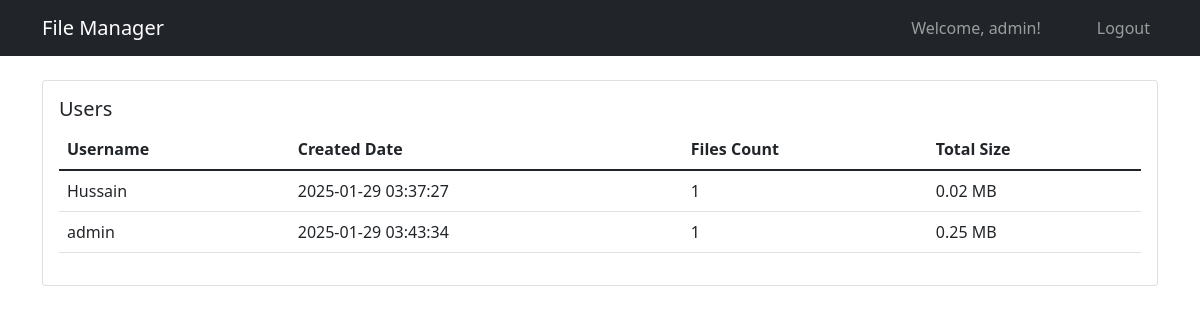
/admin/users (signed in), run on the app's committed database.
### app/models.py (models this page shows, shortened)
class User(db.Model, UserMixin):
    id = db.Column(db.Integer, primary_key=True)
    username = db.Column(db.String(80), unique=True, nullable=False)
    password = db.Column(db.String(128), nullable=False)
    is_admin = db.Column(db.Boolean, default=False)
    created_date = db.Column(db.DateTime, default=datetime.utcnow)
    files = db.relationship('File', backref='owner', lazy=True)

### app/routes.py (the view)
@admin_bp.route('/users')
@login_required
def list_users():
    if not current_user.is_admin:
        return redirect(url_for('admin.dashboard'))
    users = User.query.all()
    return render_template('admin/users.html', users=users)

### app/__init__.py (called while the page is built)
def create_app():
    app = Flask(__name__)
    app.config.from_object(Config)
    os.makedirs(app.config['UPLOAD_FOLDER'], exist_ok=True)
    db.init_app(app)
    login_manager.init_app(app)
    login_manager.login_view = 'main.login'
    from app.models import User
    @login_manager.user_loader
    def load_user(user_id):
        return User.query.get(int(user_id))
    from app.routes import admin_bp, main_bp, user_bp
    app.register_blueprint(admin_bp)
    app.register_blueprint(main_bp)
    app.register_blueprint(user_bp)
    with app.app_context():
        db.create_all()
    return app

### app/templates/admin/users.html (shortened to what this page needs)
{% extends "base.html" %}
{% block content %}
<div class="row">
    <div class="col-12">
        <div class="card">
            <div class="card-body">
                <h5 class="card-title">Users</h5>
                <table class="table">
                    <thead>
                        <tr>
                            <th>Username</th>
                            <th>Created Date</th>
                            <th>Files Count</th>
                            <th>Total Size</th>
                        </tr>
                    </thead>
                    <tbody>
                        {% for user in users %}
                        <tr>
                            <td>{{ user.username }}</td>
                            <td>{{ user.created_date.strftime('%Y-%m-%d %H:%M:%S') }}</td>
                            <td>{{ user.files|length }}</td>
                            <td>{{ (user.files|sum(attribute='file_size') / 1024 / 1024)|round(2) }} MB</td>
                        </tr>
                        {% endfor %}
                    </tbody>
                </table>
            </div>
        </div>
    </div>
</div>
{% endblock %}

### app/templates/base.html (shortened to what this page needs)
<!DOCTYPE html>
<html lang="en">
<head>
    <link href="https://cdn.jsdelivr.net/npm/bootstrap@5.1.3/dist/css/bootstrap.min.css" rel="stylesheet">
</head>
<body>
    <nav class="navbar navbar-expand-lg navbar-dark bg-dark">
        <div class="container">
            <a class="navbar-brand" href="{{ url_for('admin.dashboard') }}">File Manager</a>
            {% if current_user.is_authenticated %}
            <div class="navbar-nav ms-auto">
                <ul class="navbar-nav ms-auto align-items-center">
                    <li class="nav-item me-auto">
                        <span class="navbar-text me-5">
                            Welcome, {{ current_user.username }}!
                        </span>
                    </li>
                    <li class="nav-item">
                        <a class="nav-link" href="{{ url_for('admin.logout') }}">Logout</a>
                    </li>
                </ul>
            </div>
            {% endif %}
        </div>
    </nav>
    <div class="container mt-4">
        {% block content %}{% endblock %}
    </div>
</body>
</html>

### data on the page
User: username "admin", created_date "2025-01-29 03:43:34", files|length "1", files "0.25"
User: username "Hussain", created_date "2025-01-29 03:37:27", files|length "1", files "0.02"
